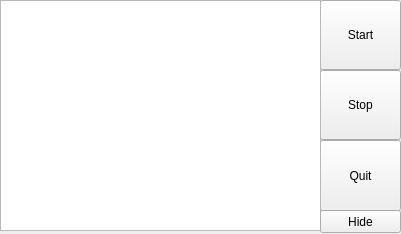
<?xml version="1.0" encoding="UTF-8"?>
<ui version="4.0">
 <class>parsercore</class>
 <widget class="QWidget" name="parsercore">
  <property name="geometry">
   <rect>
    <x>0</x>
    <y>0</y>
    <width>401</width>
    <height>234</height>
   </rect>
  </property>
  <property name="windowTitle">
   <string>parsercore</string>
  </property>
  <widget class="QPushButton" name="startButton">
   <property name="geometry">
    <rect>
     <x>320</x>
     <y>0</y>
     <width>81</width>
     <height>70</height>
    </rect>
   </property>
   <property name="text">
    <string>Start</string>
   </property>
  </widget>
  <widget class="QPushButton" name="quitButton">
   <property name="geometry">
    <rect>
     <x>320</x>
     <y>140</y>
     <width>81</width>
     <height>71</height>
    </rect>
   </property>
   <property name="text">
    <string>Quit</string>
   </property>
  </widget>
  <widget class="QPushButton" name="stopButton">
   <property name="geometry">
    <rect>
     <x>320</x>
     <y>70</y>
     <width>81</width>
     <height>70</height>
    </rect>
   </property>
   <property name="text">
    <string>Stop</string>
   </property>
  </widget>
  <widget class="QTableView" name="parserView">
   <property name="geometry">
    <rect>
     <x>0</x>
     <y>0</y>
     <width>321</width>
     <height>231</height>
    </rect>
   </property>
   <property name="font">
    <font>
     <pointsize>8</pointsize>
    </font>
   </property>
  </widget>
  <widget class="QPushButton" name="hideButton">
   <property name="geometry">
    <rect>
     <x>320</x>
     <y>210</y>
     <width>81</width>
     <height>23</height>
    </rect>
   </property>
   <property name="text">
    <string>Hide</string>
   </property>
  </widget>
 </widget>
 <layoutdefault spacing="6" margin="11"/>
 <resources/>
 <connections/>
</ui>
